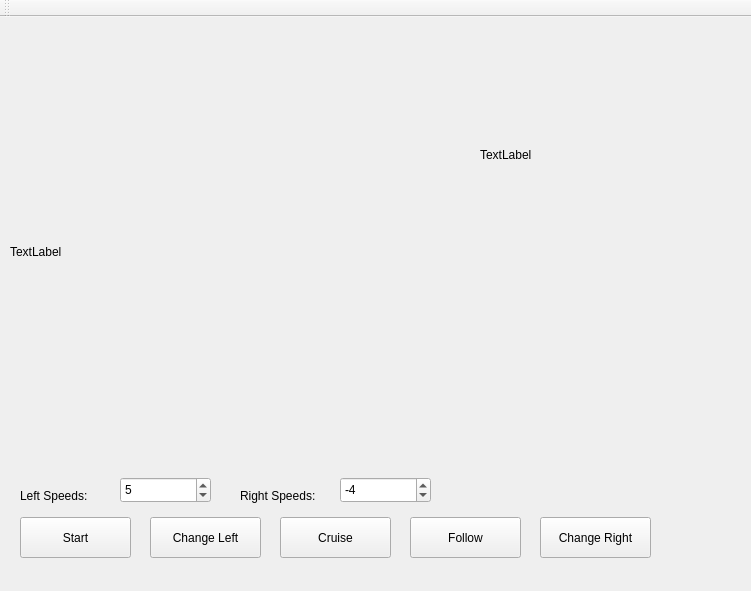
<?xml version="1.0" encoding="UTF-8"?>
<ui version="4.0">
 <class>MainWindow</class>
 <widget class="QMainWindow" name="MainWindow">
  <property name="geometry">
   <rect>
    <x>0</x>
    <y>0</y>
    <width>751</width>
    <height>591</height>
   </rect>
  </property>
  <property name="windowTitle">
   <string>TMR 2023 - AutoModelCar</string>
  </property>
  <property name="styleSheet">
   <string notr="true">QGroupBox {
    border: 1px solid gray;
    border-radius: 9px;
    margin-top: 0.5em;
}

QGroupBox::title {
    subcontrol-origin: margin;
    left: 10px;
    padding: 0 3px 0 3px;
}

QRadioButton{
	spacing: 1px;
}
QRadioButton::indicator{
	width: 16px;
	height: 16px;
}</string>
  </property>
  <widget class="QWidget" name="centralWidget">
   <widget class="QLabel" name="lblSteeringWheel">
    <property name="geometry">
     <rect>
      <x>10</x>
      <y>10</y>
      <width>450</width>
      <height>450</height>
     </rect>
    </property>
    <property name="text">
     <string>TextLabel</string>
    </property>
   </widget>
   <widget class="QLabel" name="lblSpeedometer">
    <property name="geometry">
     <rect>
      <x>480</x>
      <y>10</y>
      <width>256</width>
      <height>256</height>
     </rect>
    </property>
    <property name="text">
     <string>TextLabel</string>
    </property>
   </widget>
   <widget class="QPushButton" name="btnStart">
    <property name="geometry">
     <rect>
      <x>20</x>
      <y>500</y>
      <width>111</width>
      <height>41</height>
     </rect>
    </property>
    <property name="text">
     <string>Start</string>
    </property>
   </widget>
   <widget class="QPushButton" name="btnChangeLeft">
    <property name="geometry">
     <rect>
      <x>150</x>
      <y>500</y>
      <width>111</width>
      <height>41</height>
     </rect>
    </property>
    <property name="text">
     <string>Change Left</string>
    </property>
   </widget>
   <widget class="QPushButton" name="btnCruise">
    <property name="geometry">
     <rect>
      <x>280</x>
      <y>500</y>
      <width>111</width>
      <height>41</height>
     </rect>
    </property>
    <property name="text">
     <string>Cruise</string>
    </property>
   </widget>
   <widget class="QPushButton" name="btnFollow">
    <property name="geometry">
     <rect>
      <x>410</x>
      <y>500</y>
      <width>111</width>
      <height>41</height>
     </rect>
    </property>
    <property name="text">
     <string>Follow</string>
    </property>
   </widget>
   <widget class="QPushButton" name="btnChangeRight">
    <property name="geometry">
     <rect>
      <x>540</x>
      <y>500</y>
      <width>111</width>
      <height>41</height>
     </rect>
    </property>
    <property name="text">
     <string>Change Right</string>
    </property>
   </widget>
   <widget class="QLabel" name="label">
    <property name="geometry">
     <rect>
      <x>20</x>
      <y>470</y>
      <width>91</width>
      <height>17</height>
     </rect>
    </property>
    <property name="text">
     <string>Left Speeds:</string>
    </property>
   </widget>
   <widget class="QSpinBox" name="sbLeftSpeeds">
    <property name="geometry">
     <rect>
      <x>120</x>
      <y>460</y>
      <width>91</width>
      <height>26</height>
     </rect>
    </property>
    <property name="minimum">
     <number>-20</number>
    </property>
    <property name="maximum">
     <number>20</number>
    </property>
    <property name="value">
     <number>5</number>
    </property>
   </widget>
   <widget class="QLabel" name="label_2">
    <property name="geometry">
     <rect>
      <x>240</x>
      <y>470</y>
      <width>91</width>
      <height>17</height>
     </rect>
    </property>
    <property name="text">
     <string>Right Speeds:</string>
    </property>
   </widget>
   <widget class="QSpinBox" name="sbRightSpeeds">
    <property name="geometry">
     <rect>
      <x>340</x>
      <y>460</y>
      <width>91</width>
      <height>26</height>
     </rect>
    </property>
    <property name="minimum">
     <number>-20</number>
    </property>
    <property name="maximum">
     <number>20</number>
    </property>
    <property name="value">
     <number>-4</number>
    </property>
   </widget>
  </widget>
  <widget class="QToolBar" name="mainToolBar">
   <attribute name="toolBarArea">
    <enum>TopToolBarArea</enum>
   </attribute>
   <attribute name="toolBarBreak">
    <bool>false</bool>
   </attribute>
  </widget>
 </widget>
 <layoutdefault spacing="6" margin="11"/>
 <resources/>
 <connections/>
</ui>
